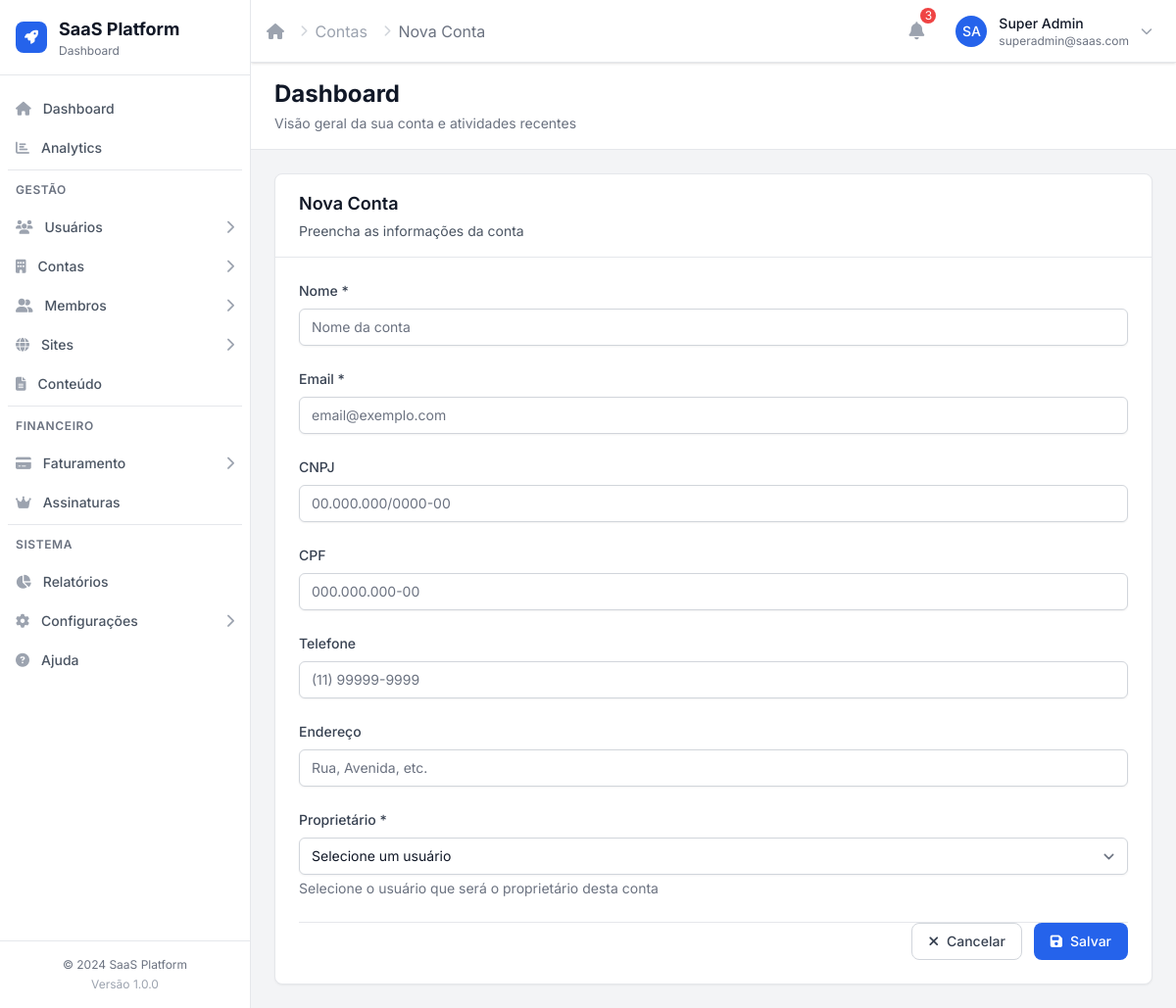
Page /admin-panel/accounts/create/ (signed in) on the committed database.
### users/models.py (models this page shows, shortened)
class User(AbstractUser):
    STATUS_CHOICES = [
        ('active', _('Ativo')),
        ('inactive', _('Inativo')),
        ('pending', _('Pendente')),
        ('suspended', _('Suspenso')),
    ]
    USER_TYPE_CHOICES = [
        ('user', _('Usuário Comum')),
        ('admin', _('Administrador')),
        ('superadmin', _('Super Administrador')),
    ]
    email = models.EmailField(_('Email'), unique=True)
    phone = models.CharField(_('Telefone'), max_length=20, blank=True, null=True)
    avatar = models.ImageField(
        _('Avatar'),
        upload_to='avatars/',
        blank=True,
        null=True,
        help_text=_('Imagem de perfil do usuário')
    )
    status = models.CharField(
        _('Status'),
        max_length=20,
        choices=STATUS_CHOICES,
        default='active'
    )
    user_type = models.CharField(
        _('Tipo de Usuário'),
        max_length=20,
        choices=USER_TYPE_CHOICES,
        default='user'
    )
    created_at = models.DateTimeField(_('Criado em'), auto_now_add=True)
    updated_at = models.DateTimeField(_('Atualizado em'), auto_now=True)
    last_login_ip = models.GenericIPAddressField(
        _('Último IP de login'),
        blank=True,
        null=True
    )
    email_verified = models.BooleanField(_('Email verificado'), default=False)
    phone_verified = models.BooleanField(_('Telefone verificado'), default=False)
    failed_login_attempts = models.PositiveIntegerField(
        _('Tentativas de login falhadas'),
        default=0
    )
    locked_until = models.DateTimeField(
        _('Bloqueado até'),
        blank=True,
        null=True
    )
    is_deleted = models.BooleanField(
        _('Deletado'),
        default=False,
        help_text=_('Indica se o usuário foi deletado (soft delete)')
    )
    deleted_at = models.DateTimeField(
        _('Deletado em'),
        blank=True,
        null=True
    )
    USERNAME_FIELD = 'email'
    REQUIRED_FIELDS = ['username', 'first_name', 'last_name']
    objects = UserManager()  # Manager padrão que filtra usuários não deletados
    all_objects = models.Manager()  # Manager que retorna todos os usuários
    class Meta:
        verbose_name = _('Usuário')
        verbose_name_plural = _('Usuários')
        ordering = ['-created_at']
    def __str__(self):
        return f"{self.get_full_name()} ({self.email})"
    def get_full_name(self):
        return f"{self.first_name} {self.last_name}".strip() or self.username
    def delete(self, *args, **kwargs):
        """Override do delete padrão para usar soft delete"""
        self.soft_delete()

### accounts/models.py (models this page shows, shortened)
class Account(models.Model):
    PLAN_CHOICES = [
        ('free', 'Gratuito'),
        ('basic', 'Básico'),
        ('premium', 'Premium'),
        ('enterprise', 'Empresarial'),
    ]
    STATUS_CHOICES = [
        ('active', 'Ativo'),
        ('suspended', 'Suspenso'),
        ('cancelled', 'Cancelado'),
        ('trial', 'Trial'),
    ]
    id = models.UUIDField(primary_key=True, default=uuid.uuid4, editable=False)
    name = models.CharField('Nome da Conta', max_length=100)
    slug = models.SlugField('Slug', max_length=100, unique=True)
    description = models.TextField('Descrição', blank=True)
    email = models.EmailField('E-mail', blank=True)
    company_name = models.CharField('Nome da Empresa', max_length=200, blank=True)
    cnpj = models.CharField(
        'CNPJ',
        max_length=18,
        blank=True,
        validators=[RegexValidator(
            regex=r'^\d{2}\.\d{3}\.\d{3}/\d{4}-\d{2}$',
            message='Digite um CNPJ válido (XX.XXX.XXX/XXXX-XX)'
        )]
    )
    cpf = models.CharField(
        'CPF',
        max_length=14,
        blank=True,
        validators=[RegexValidator(
            regex=r'^\d{3}\.\d{3}\.\d{3}-\d{2}$',
            message='Digite um CPF válido (XXX.XXX.XXX-XX)'
        )]
    )
    website = models.URLField('Website', blank=True)
    phone = models.CharField('Telefone', max_length=20, blank=True)
    address_line1 = models.CharField('Endereço', max_length=255, blank=True)
    address_line2 = models.CharField('Complemento', max_length=255, blank=True)
    city = models.CharField('Cidade', max_length=100, blank=True)
    state = models.CharField('Estado', max_length=100, blank=True)
    postal_code = models.CharField('CEP', max_length=10, blank=True)
    country = models.CharField('País', max_length=100, default='Brasil')
    plan = models.CharField('Plano', max_length=20, choices=PLAN_CHOICES, default='free')
    status = models.CharField('Status', max_length=20, choices=STATUS_CHOICES, default='trial')
    max_users = models.PositiveIntegerField('Máximo de Usuários', default=5)
    max_storage_gb = models.PositiveIntegerField('Armazenamento (GB)', default=1)
    max_domains = models.PositiveIntegerField('Máximo de Domínios', default=1)
    timezone = models.CharField('Fuso Horário', max_length=50, default='America/Sao_Paulo')
    language = models.CharField('Idioma', max_length=10, default='pt-br')
    trial_ends_at = models.DateTimeField('Trial Termina em', null=True, blank=True)
    subscription_ends_at = models.DateTimeField('Assinatura Termina em', null=True, blank=True)
    created_at = models.DateTimeField('Criado em', auto_now_add=True)
    updated_at = models.DateTimeField('Atualizado em', auto_now=True)
    owner = models.ForeignKey(
        settings.AUTH_USER_MODEL,
        on_delete=models.PROTECT,
        related_name='owned_accounts',
        verbose_name='Proprietário'
    )
    class Meta:
        verbose_name = 'Conta'
        verbose_name_plural = 'Contas'
        ordering = ['-created_at']
        indexes = [
            models.Index(fields=['slug']),
            models.Index(fields=['status']),
            models.Index(fields=['plan']),
        ]

### admin_panel/views.py (the view)
# urls.py: path('create/', views.account_create, name='create'),
@login_required
def account_create(request):
    if not request.user.is_staff:
        raise PermissionDenied('Você não tem permissão para acessar esta página.')
    if request.method == 'POST':
        form = AccountForm(request.POST)
        if form.is_valid():
            account = form.save(commit=False)
            from django.utils.text import slugify
            import uuid
            base_slug = slugify(account.name)
            if not base_slug:
                base_slug = 'account'
            slug = base_slug
            counter = 1
            while Account.objects.filter(slug=slug).exists():
                slug = f"{base_slug}-{counter}"
                counter += 1
            account.slug = slug
            account.save()
            membership, created = AccountMembership.objects.get_or_create(
                account=account,
                user=account.owner,
                defaults={
                    'role': 'owner',
                    'status': 'active'
                }
            )
            messages.success(request, f'Conta "{account.name}" criada com sucesso!')
            return redirect('admin_panel:accounts_list')
        else:
            messages.error(request, 'Erro ao criar conta. Verifique os dados informados.')
    else:
        form = AccountForm()
    return render(request, 'admin_panel/accounts/form.html', {
        'form': form,
        'title': 'Nova Conta',
        'action': 'create'
    })

### users/models.py (called while the page is built)
    def get_queryset(self):
        return super().get_queryset().filter(is_deleted=False)

### templates/admin_panel/accounts/form.html (shortened to what this page needs)
{% extends 'dashboard/base_dashboard.html' %}
{% load static %}
{% block breadcrumb %}
    <li>
        <a href="{% url 'admin_panel:dashboard' %}" class="text-gray-400 hover:text-gray-500 transition-colors">
            <i class="fas fa-home"></i>
        </a>
    </li>
    <li class="flex items-center">
        <i class="fas fa-chevron-right text-gray-300 text-xs mx-2"></i>
        <a href="{% url 'admin_panel:accounts_list' %}" class="text-gray-400 hover:text-gray-500 transition-colors">Contas</a>
    </li>
    <li class="flex items-center">
        <i class="fas fa-chevron-right text-gray-300 text-xs mx-2"></i>
        <span class="text-gray-500">{{ title }}</span>
    </li>
{% endblock %}
{% block dashboard_content %}
<div class="bg-white rounded-lg shadow-sm border border-gray-200">
    <div class="px-6 py-4 border-b border-gray-200">
        <h3 class="text-lg font-semibold text-gray-900">{{ title }}</h3>
        <p class="mt-1 text-sm text-gray-600">Preencha as informações da conta</p>
    </div>
    <form method="post" class="px-6 py-6">
        <div class="space-y-6">
            <div>
                <label for="{{ form.name.id_for_label }}" class="block text-sm font-medium text-gray-700 mb-2">
                    Nome *
                </label>
                {{ form.name }}
            </div>
            <div>
                <label for="{{ form.email.id_for_label }}" class="block text-sm font-medium text-gray-700 mb-2">
                    Email *
                </label>
                {{ form.email }}
            </div>
            <div>
                <label for="{{ form.cnpj.id_for_label }}" class="block text-sm font-medium text-gray-700 mb-2">
                    CNPJ
                </label>
                {{ form.cnpj }}
            </div>
            <div>
                <label for="{{ form.cpf.id_for_label }}" class="block text-sm font-medium text-gray-700 mb-2">
                    CPF
                </label>
                {{ form.cpf }}
            </div>
            <div>
                <label for="{{ form.phone.id_for_label }}" class="block text-sm font-medium text-gray-700 mb-2">
                    Telefone
                </label>
                {{ form.phone }}
            </div>
            <div>
                <label for="{{ form.address_line1.id_for_label }}" class="block text-sm font-medium text-gray-700 mb-2">
                    Endereço
                </label>
                {{ form.address_line1 }}
            </div>
            <div>
                <label for="{{ form.owner.id_for_label }}" class="block text-sm font-medium text-gray-700 mb-2">
                    Proprietário *
                </label>
                {{ form.owner }}
                {% if form.owner.help_text %}
                    <p class="mt-1 text-sm text-gray-500">{{ form.owner.help_text }}</p>
                {% endif %}
            </div>
        </div>
        <div class="flex justify-end space-x-3 pt-6 mt-6 border-t border-gray-200">
            <a href="{% url 'admin_panel:accounts_list' %}" class="inline-flex items-center px-4 py-2 text-sm font-medium text-gray-700 bg-white border border-gray-300 rounded-lg hover:bg-gray-50 focus:outline-none focus:ring-2 focus:ring-offset-2 focus:ring-blue-500 transition-colors">
                <i class="fas fa-times mr-2"></i>
                Cancelar
            </a>
            <button type="submit" class="inline-flex items-center px-4 py-2 text-sm font-medium text-white bg-blue-600 border border-transparent rounded-lg hover:bg-blue-700 focus:outline-none focus:ring-2 focus:ring-offset-2 focus:ring-blue-500 transition-colors">
                <i class="fas fa-save mr-2"></i>
                {{ submit_text|default:"Salvar" }}
            </button>
        </div>
    </form>
</div>
{% endblock %}

### templates/dashboard/base_dashboard.html (shortened to what this page needs)
{% extends 'base.html' %}
{% block content %}
<div class="h-screen flex overflow-hidden bg-gray-100 dark:bg-gray-900" x-data="{ sidebarOpen: false }">
    <div class="hidden md:flex md:flex-shrink-0">
        <div class="flex flex-col w-64">
            <div class="flex flex-col h-0 flex-1 bg-white dark:bg-gray-800 border-r border-gray-200 dark:border-gray-700">
                {% include 'dashboard/partials/sidebar_content.html' %}
            </div>
        </div>
    </div>
    <div class="flex flex-col w-0 flex-1 overflow-hidden">
        <div class="relative z-10 flex-shrink-0 flex h-16 bg-white dark:bg-gray-800 shadow border-b border-gray-200 dark:border-gray-700">
            <div class="flex-1 px-4 flex justify-between items-center">
                <div class="flex items-center space-x-4">
                    <nav class="hidden sm:flex" aria-label="Breadcrumb">
                        <ol class="flex items-center space-x-2">
                            {% block breadcrumb %}{% endblock %}
                        </ol>
                    </nav>
                </div>
                <div class="flex items-center space-x-4">
                    {% block top_actions %}
                        <div class="relative" x-data="{ open: false }">
                            <button @click="open = !open"
                                    class="p-2 text-gray-400 dark:text-gray-500 hover:text-gray-500 dark:hover:text-gray-400 focus:outline-none focus:ring-2 focus:ring-primary-500 rounded-full relative">
                                <i class="fas fa-bell text-lg"></i>
                                <span class="absolute -top-1 -right-1 h-4 w-4 bg-red-500 text-white text-xs rounded-full flex items-center justify-center">3</span>
                            </button>
                        </div>
                    {% endblock %}
                    <div class="relative" x-data="{ open: false }">
                        <button @click="open = !open"
                                class="flex items-center space-x-3 p-2 rounded-lg hover:bg-gray-50 dark:hover:bg-gray-700 focus:outline-none focus:ring-2 focus:ring-primary-500">
                            <div class="w-8 h-8 bg-primary-600 rounded-full flex items-center justify-center">
                                {% if user.avatar %}
                                    <img src="{{ user.avatar.url }}" alt="{{ user.get_full_name }}" class="w-8 h-8 rounded-full object-cover">
                                {% else %}
                                    <span class="text-white text-sm font-medium">{{ user.first_name|first|upper }}{{ user.last_name|first|upper }}</span>
                                {% endif %}
                            </div>
                            <div class="hidden sm:block text-left">
                                <p class="text-sm font-medium text-gray-900 dark:text-white">{{ user.get_full_name|default:user.username }}</p>
                                <p class="text-xs text-gray-500 dark:text-gray-400">{{ user.email }}</p>
                            </div>
                            <i class="fas fa-chevron-down text-gray-400 dark:text-gray-500 text-xs"></i>
                        </button>
                    </div>
                </div>
            </div>
        </div>
        <main class="flex-1 relative overflow-y-auto focus:outline-none">
            {% block page_header %}
                <div class="bg-white dark:bg-gray-800 border-b border-gray-200 dark:border-gray-700 px-4 py-4 sm:px-6">
                    <div class="flex items-center justify-between">
                        <div>
                            <h1 class="text-2xl font-bold text-gray-900 dark:text-white hidden sm:block">
                                {% block page_title %}Dashboard{% endblock %}
                            </h1>
                            {% block page_description %}
                                <p class="mt-1 text-sm text-gray-500 dark:text-gray-400 hidden sm:block">
                                    Visão geral da sua conta e atividades recentes
                                </p>
                            {% endblock %}
                        </div>
                    </div>
                </div>
            {% endblock %}
            <div class="px-4 py-6 sm:px-6">
                {% block dashboard_content %}{% endblock %}
            </div>
        </main>
    </div>
</div>
{% endblock %}

### rows in the picture
User: first_name|first "S", last_name|first "A", get_full_name "Super Admin", email "superadmin@saas.com"

### other values in the picture
{{ title }} "Nova Conta"
{{ submit_text|default:"Salvar" }} "Salvar"
